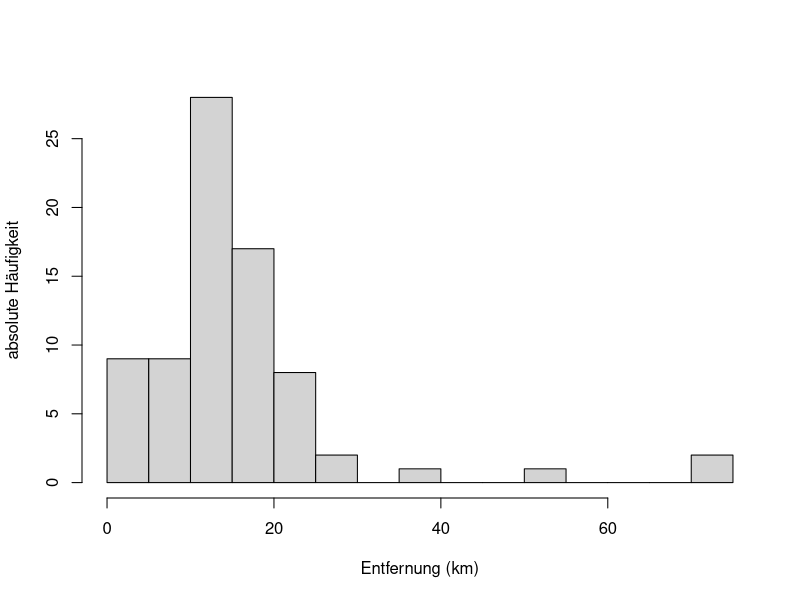
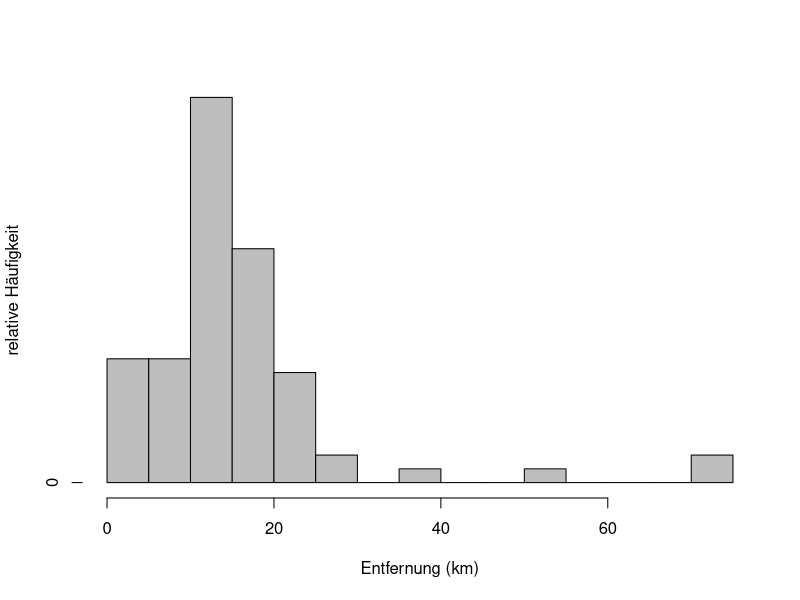
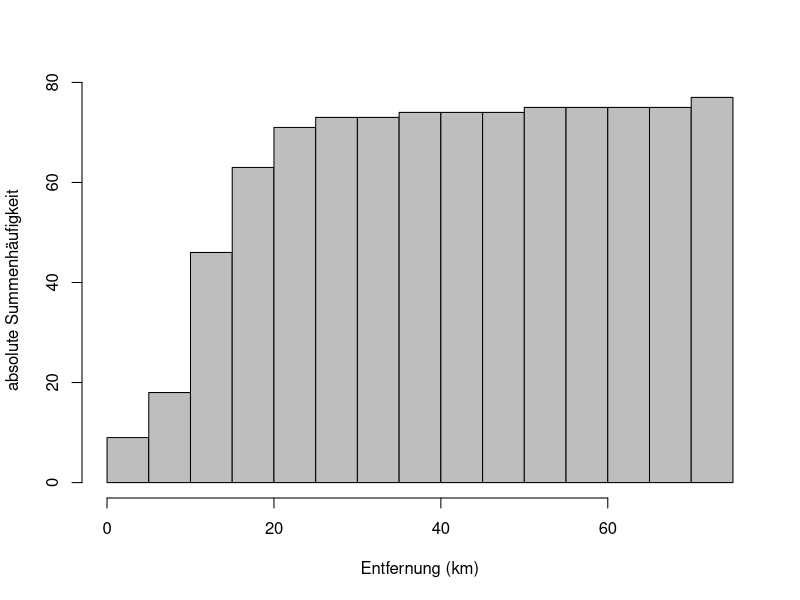
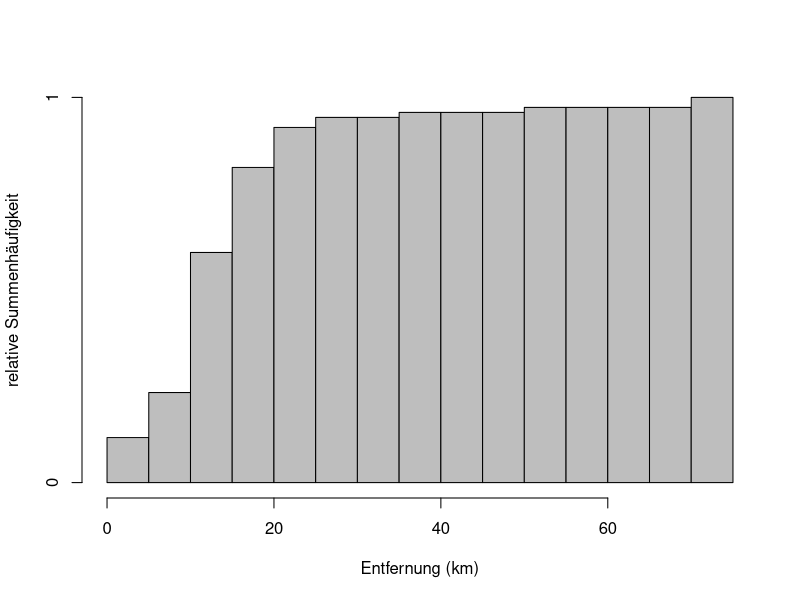
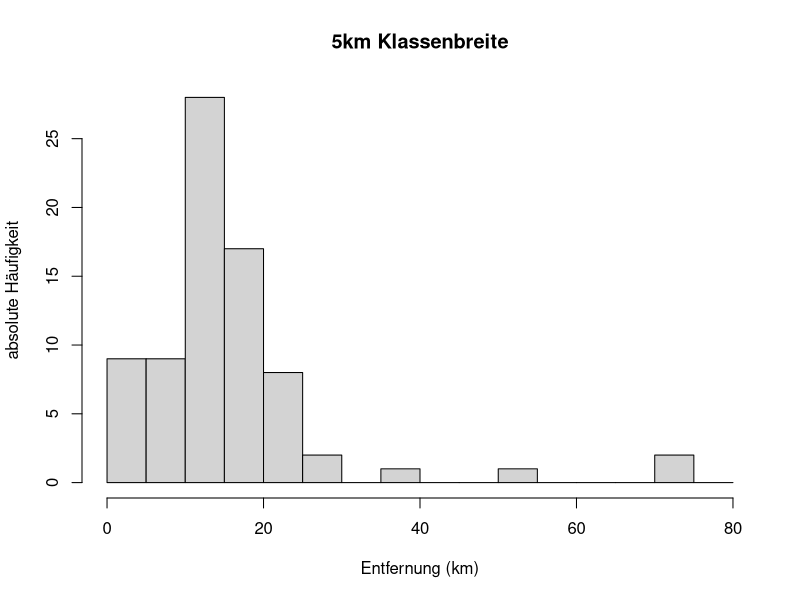
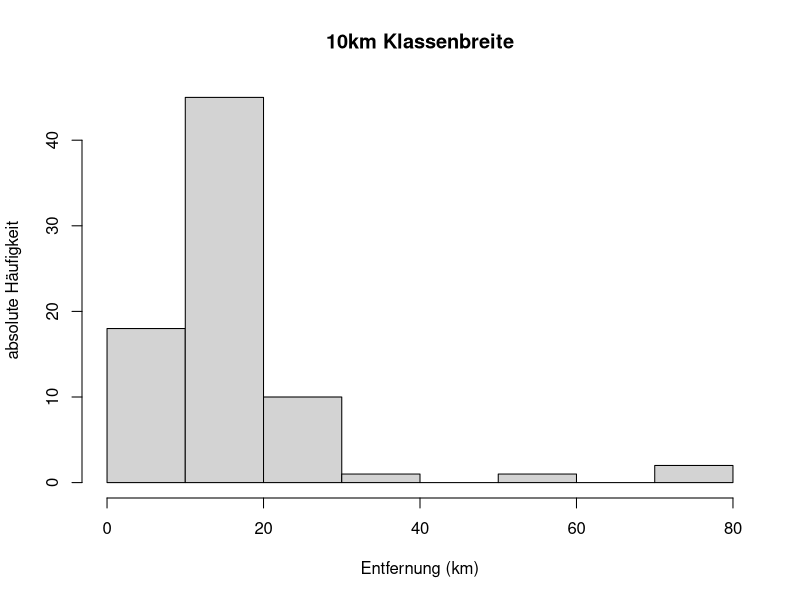
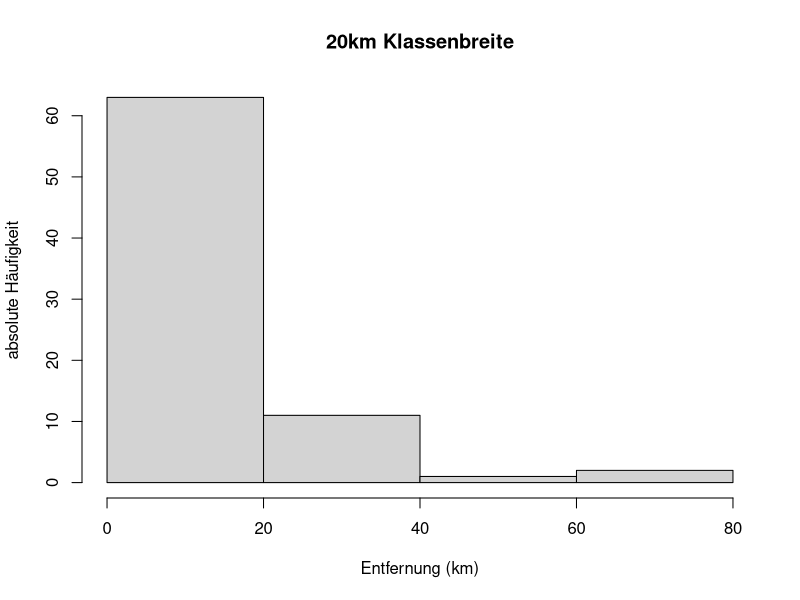
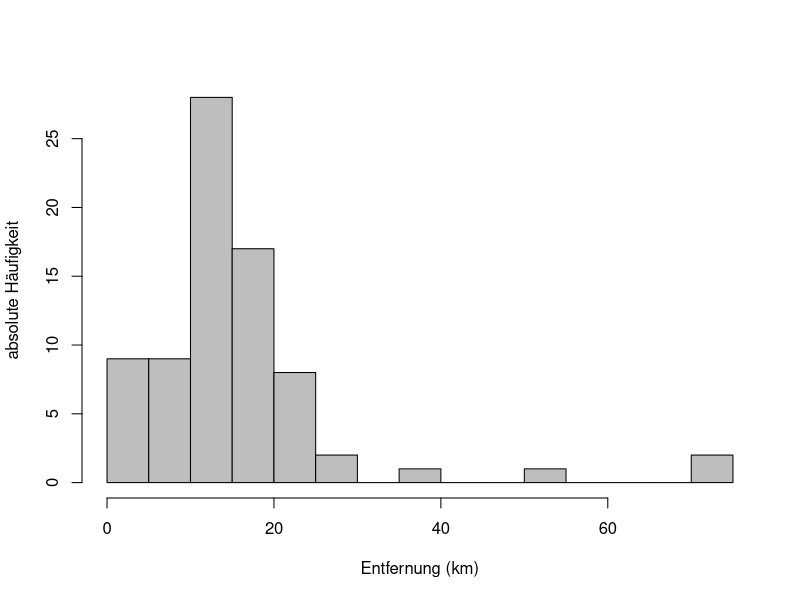

Write the R code that produced these figures, in order.
## ---- chunk 1
# Paket laden, das für das Einlesen von xlsx gebraucht wird
library("readxl")
# Daten einlesen
# reisedat <- read_excel("data/Daten_Distanz_Stationen.xlsx")
# reisedat <- read_excel("data/Daten_Distanz_Reisezeit_2021.xlsx")
reisedat <- read_excel("data/Daten_Distanz_Reisezeit_2022.xlsx", na = "-999")
# in Zahlen und data.frame umwandeln
reisedat <- as.data.frame(apply(reisedat, 2, as.numeric))
# Ausgabe von reisedat$distanz
reisedat$distanz

## ---- chunk 2
# reisedat$distanz aufsteigend ordnen und ausgeben
sort(reisedat$distanz)
# absolute Häufigkeiten bestimmen für Klassen von 0 bis 75km, mit Breite 5km
hist(reisedat$distanz, breaks = seq(0, 75, 5),
     main = "", xlab = "Entfernung (km)", 
     ylab = "absolute Häufigkeit")
## ---- chunk 3
# Histogramm berechnen ohne Output
h <- hist(reisedat$distanz, breaks = seq(0, 75, 5), plot = FALSE)
# absolute in relative Häufigkeiten umrechnen
h$counts <- h$counts / sum(h$counts)
# Histogrammdaten plotten
plot(h, freq = TRUE, col = "gray",
     main = "", xlab = "Entfernung (km)", ylab = "relative Häufigkeit")

## ---- chunk 4
# Histogramm berechnen ohne Output
h <- hist(reisedat$distanz, breaks = seq(0, 75, 5), plot = FALSE)
# Häufigkeiten kumuliert aufsummieren
h$counts <- cumsum(h$counts)
# Histogrammdaten plotten
plot(h, freq = TRUE, col = "gray",
     main = "", xlab = "Entfernung (km)", ylab = "absolute Summenhäufigkeit")
# absolute Summenhäufigkeiten in relative umrechnen
h$counts <- h$counts / max(h$counts)
# Histogrammdaten plotten
plot(h, freq = TRUE, col = "gray",
     main = "", xlab = "Entfernung (km)", ylab = "relative Summenhäufigkeit")

## ---- chunk 5
# Klassenbreite 5km
hist(reisedat$distanz, breaks = seq(0, 80, 5),
     main = "5km Klassenbreite", 
     xlab = "Entfernung (km)", ylab = "absolute Häufigkeit")
# Klassenbreite 10km
hist(reisedat$distanz, breaks = seq(0, 80, 10),
     main = "10km Klassenbreite", 
     xlab = "Entfernung (km)", ylab = "absolute Häufigkeit")
# Klassenbreite 20km
hist(reisedat$distanz, breaks = seq(0, 80, 20),
     main = "20km Klassenbreite", 
     xlab = "Entfernung (km)", ylab = "absolute Häufigkeit")

## ---- chunk 6
h <- hist(reisedat$distanz, breaks = seq(0, 75, 5), plot = FALSE)
plot(h, freq = TRUE, col = "gray",
     main = "", xlab = "Entfernung (km)", ylab = "absolute Häufigkeit")
# gib Klassenmitte aus (an der Stelle, wo die Häufigkeiten gleich dem Maximum sind)
h$mids[h$counts == max(h$counts)]

## ---- chunk 7
# berechne arithmetisches Mittel für Variable "Distanz" in km
mean(reisedat$distanz)

## ---- chunk 8
median(reisedat$distanz)

